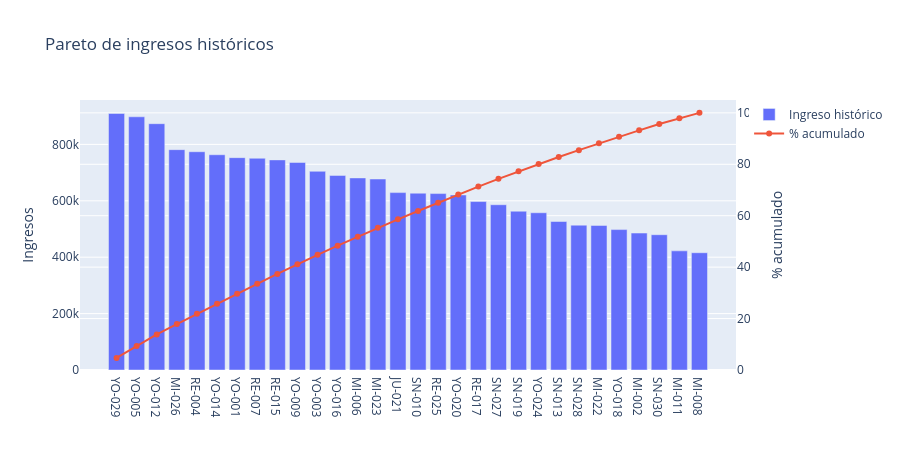

Source (notebook cell):
### Code cell
pareto = summary.sort_values('total_revenue', ascending=False).copy()
pareto['cum_pct'] = 100 * pareto['total_revenue'].cumsum() / pareto['total_revenue'].sum()
fig = go.Figure()
fig.add_bar(x=pareto['sku'], y=pareto['total_revenue'], name='Ingreso histórico')
fig.add_scatter(x=pareto['sku'], y=pareto['cum_pct'], yaxis='y2', mode='lines+markers', name='% acumulado')
fig.update_layout(
    title='Pareto de ingresos históricos',
    yaxis={'title':'Ingresos'},
    yaxis2={'title':'% acumulado','overlaying':'y','side':'right','range':[0,105]},
    height=450
)
fig.show()

### Figure 1 — Plotly figure (JSON) as saved in the notebook; plotly's stock layout.template omitted (floating-point values rounded to 4 significant figures)
{"data": [{"name": "Ingreso histórico", "type": "bar", "x": ["YO-029", "YO-005", "YO-012", "MI-026", "RE-004", "YO-014", "YO-001", "RE-007", "RE-015", "YO-009", "YO-003", "YO-016", "MI-006", "MI-023", "JU-021", "SN-010", "RE-025", "YO-020", "RE-017", "SN-027", "SN-019", "YO-024", "SN-013", "SN-028", "MI-022", "YO-018", "MI-002", "SN-030", "MI-011", "MI-008"], "y": [909500.0, 897800.0, 873400.0, 781300.0, 774000.0, 763300.0, 753000.0, 750800.0, 745000.0, 735800.0, 704600.0, 690000.0, 681100.0, 677200.0, 629000.0, 627000.0, 625600.0, 620700.0, 597300.0, 586000.0, 563100.0, 557600.0, 526600.0, 513500.0, 512600.0, 497900.0, 485600.0, 479700.0, 422400.0, 415800.0]}, {"mode": "lines+markers", "name": "% acumulado", "type": "scatter", "x": ["YO-029", "YO-005", "YO-012", "MI-026", "RE-004", "YO-014", "YO-001", "RE-007", "RE-015", "YO-009", "YO-003", "YO-016", "MI-006", "MI-023", "JU-021", "SN-010", "RE-025", "YO-020", "RE-017", "SN-027", "SN-019", "YO-024", "SN-013", "SN-028", "MI-022", "YO-018", "MI-002", "SN-030", "MI-011", "MI-008"], "y": [4.689, 9.318, 13.82, 17.85, 21.84, 25.77, 29.65, 33.53, 37.37, 41.16, 44.79, 48.35, 51.86, 55.35, 58.59, 61.83, 65.05, 68.25, 71.33, 74.35, 77.26, 80.13, 82.84, 85.49, 88.13, 90.7, 93.21, 95.68, 97.86, 100.0], "yaxis": "y2"}], "layout": {"height": 450, "title": {"text": "Pareto de ingresos históricos"}, "yaxis": {"title": {"text": "Ingresos"}}, "yaxis2": {"overlaying": "y", "range": [0, 105], "side": "right", "title": {"text": "% acumulado"}}}}
